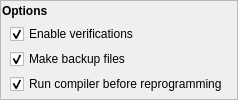
        <widget class="QFrame" name="optionsSecFrame">
         <property name="frameShape">
          <enum>QFrame::StyledPanel</enum>
         </property>
         <property name="frameShadow">
          <enum>QFrame::Raised</enum>
         </property>
         <property name="lineWidth">
          <number>3</number>
         </property>
         <property name="midLineWidth">
          <number>0</number>
         </property>
         <layout class="QVBoxLayout" name="verticalLayout_5">
          <property name="spacing">
           <number>0</number>
          </property>
          <property name="margin">
           <number>0</number>
          </property>
          <item>
           <widget class="QPushButton" name="optionsCeButton">
            <property name="maximumSize">
             <size>
              <width>16777215</width>
              <height>20</height>
             </size>
            </property>
            <property name="font">
             <font>
              <weight>75</weight>
              <bold>true</bold>
             </font>
            </property>
            <property name="styleSheet">
             <string notr="true">text-align: left;</string>
            </property>
            <property name="text">
             <string>Options</string>
            </property>
            <property name="icon">
             <iconset resource="Avr8UsbProg.qrc">
              <normaloff>:/Avr8UsbProg/images/1downarrow.png</normaloff>:/Avr8UsbProg/images/1downarrow.png</iconset>
            </property>
            <property name="flat">
             <bool>true</bool>
            </property>
           </widget>
          </item>
          <item>
           <widget class="QWidget" name="optionsSecWidget" native="true">
            <property name="sizePolicy">
             <sizepolicy hsizetype="Expanding" vsizetype="Minimum">
              <horstretch>0</horstretch>
              <verstretch>0</verstretch>
             </sizepolicy>
            </property>
            <layout class="QGridLayout" name="gridLayout_4">
             <property name="topMargin">
              <number>1</number>
             </property>
             <property name="bottomMargin">
              <number>3</number>
             </property>
             <property name="verticalSpacing">
              <number>3</number>
             </property>
             <item row="0" column="0">
              <widget class="QCheckBox" name="enableVerificationsCheckBox">
               <property name="whatsThis">
                <string>Verify writes to flash (program) memory and EEPROM</string>
               </property>
               <property name="text">
                <string>Enable verifications</string>
               </property>
               <property name="checked">
                <bool>true</bool>
               </property>
              </widget>
             </item>
             <item row="1" column="0">
              <widget class="QCheckBox" name="makeBackupCheckBox">
               <property name="whatsThis">
                <string>Make backup file before overwritting an existing one</string>
               </property>
               <property name="text">
                <string>Make backup files</string>
               </property>
               <property name="checked">
                <bool>true</bool>
               </property>
              </widget>
             </item>
             <item row="2" column="0">
              <widget class="QCheckBox" name="compileFirtsCheckBox">
               <property name="whatsThis">
                <string>Run appropriate compiler before reprogramming the device. Reprogramming sequence is initiated by clicking on the &quot;Reprogram&quot; button. (Avaliable only when pluged-in the IDE)</string>
               </property>
               <property name="text">
                <string>Run compiler before reprogramming</string>
               </property>
               <property name="checked">
                <bool>true</bool>
               </property>
              </widget>
             </item>
            </layout>
           </widget>
          </item>
         </layout>
        </widget>
